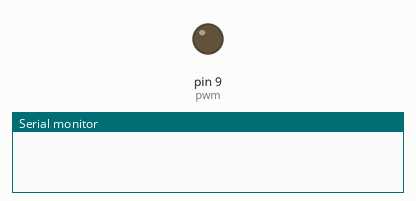
This sketch was run on a simulated Arduino Uno, built with avr-gcc and run on an emulated ATmega328P. Parts: output pins drawn as LEDs (lit = HIGH), the last lines printed to the serial monitor.

Above: at 0.1 s.
At 10.56 s:
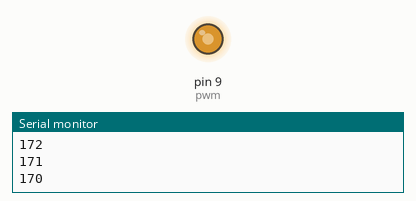
At 21.18 s:
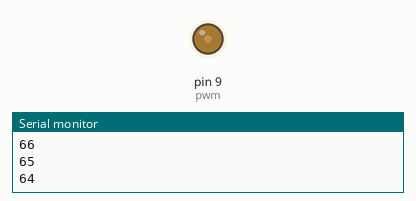
At 39.9 s:
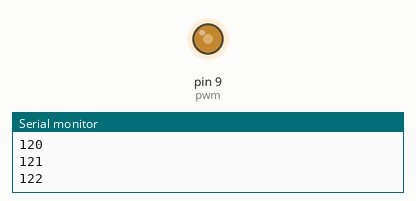
Timing chart, 0 to 40.0 s (numbered marks = the images above):
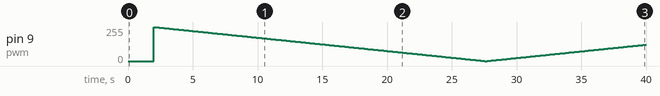

Measured:
- by itself, pin 9 (pwm): 0/255 → 255/255 at 2.0 s, → 254/255 0.10 s later, → 253/255 0.10 s later, → 252/255 0.10 s later, … (379 changes in this stretch)

The sketch:

Control_Buck.ino
```cpp
//Coding by Eng.Hossam Arafa
//https://www.youtube.com/user/arafamicrosystems
#define pwm 9
void setup()
{
  Serial.begin(115200);
  TCCR1B = TCCR1B & B11111000 | B00000001; // set timer 1 divisor to 1 for PWM frequency of 31372.55 Hz
  pinMode(pwm,OUTPUT);
  delay(2000);

  for(int i=255;i>=0;i--)
  {
    analogWrite(pwm,i);
    Serial.println(i);
    delay(100);
  }
  for(int i=0;i<256;i++)
  {
    analogWrite(pwm,i);
    Serial.println(i);
    delay(100);
  }
}

void loop()
{


}
```
